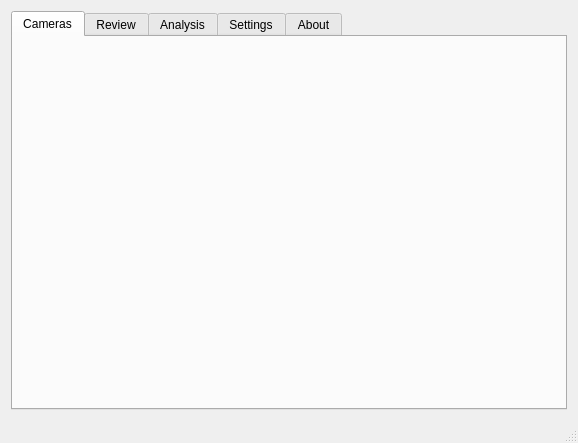
<?xml version="1.0" encoding="UTF-8"?>
<ui version="4.0">
 <class>MainWindow</class>
 <widget class="QMainWindow" name="MainWindow">
  <property name="geometry">
   <rect>
    <x>0</x>
    <y>0</y>
    <width>578</width>
    <height>443</height>
   </rect>
  </property>
  <property name="windowTitle">
   <string>Watch Dog</string>
  </property>
  <property name="windowIcon">
   <iconset resource="Resources.qrc">
    <normaloff>:/Images/Bulldog.png</normaloff>:/Images/Bulldog.png</iconset>
  </property>
  <widget class="QWidget" name="centralWidget">
   <layout class="QHBoxLayout" name="horizontalLayout">
    <item>
     <widget class="QTabWidget" name="tabWidget">
      <property name="currentIndex">
       <number>0</number>
      </property>
      <property name="iconSize">
       <size>
        <width>32</width>
        <height>32</height>
       </size>
      </property>
      <widget class="CameraPage" name="tabCameras">
       <attribute name="icon">
        <iconset resource="Resources.qrc">
         <normaloff>:/Images/Camera.png</normaloff>:/Images/Camera.png</iconset>
       </attribute>
       <attribute name="title">
        <string>Cameras</string>
       </attribute>
      </widget>
      <widget class="QWidget" name="tabReview">
       <attribute name="icon">
        <iconset resource="Resources.qrc">
         <normaloff>:/Images/History.png</normaloff>:/Images/History.png</iconset>
       </attribute>
       <attribute name="title">
        <string>Review</string>
       </attribute>
      </widget>
      <widget class="QWidget" name="tabAnalysis">
       <attribute name="icon">
        <iconset resource="Resources.qrc">
         <normaloff>:/Images/Chart.png</normaloff>:/Images/Chart.png</iconset>
       </attribute>
       <attribute name="title">
        <string>Analysis</string>
       </attribute>
      </widget>
      <widget class="SettingsPage" name="tabSettings">
       <attribute name="icon">
        <iconset resource="Resources.qrc">
         <normaloff>:/Images/Settings.png</normaloff>:/Images/Settings.png</iconset>
       </attribute>
       <attribute name="title">
        <string>Settings</string>
       </attribute>
      </widget>
      <widget class="QWidget" name="tabAbout">
       <attribute name="icon">
        <iconset resource="Resources.qrc">
         <normaloff>:/Images/About.png</normaloff>:/Images/About.png</iconset>
       </attribute>
       <attribute name="title">
        <string>About</string>
       </attribute>
       <layout class="QVBoxLayout" name="verticalLayout">
        <item>
         <widget class="QLabel" name="label">
          <property name="text">
           <string>&lt;html&gt;&lt;head/&gt;&lt;body&gt;&lt;p&gt;&lt;img src=&quot;:/Images/Bulldog.png&quot; width=&quot;200&quot;/&gt;&lt;/p&gt;&lt;p&gt;&lt;span style=&quot; font-size:12pt; font-weight:600;&quot;&gt;Watch Dog&lt;/span&gt;&lt;/p&gt;&lt;p&gt;&lt;span style=&quot; font-size:10pt;&quot;&gt;A video surveillance application&lt;/span&gt;&lt;/p&gt;&lt;p&gt;&lt;span style=&quot; font-size:10pt;&quot;&gt;by Cong Chen &amp;lt;&lt;/span&gt;&lt;a href=&quot;mailto://congchenutd@gmail.com&quot;&gt;&lt;span style=&quot; font-size:10pt; text-decoration: underline; color:#0000ff;&quot;&gt;congchenutd@gmail.com&lt;/span&gt;&lt;/a&gt;&lt;span style=&quot; font-size:10pt;&quot;&gt;&amp;gt;&lt;/span&gt;&lt;/p&gt;&lt;/body&gt;&lt;/html&gt;</string>
          </property>
          <property name="textFormat">
           <enum>Qt::RichText</enum>
          </property>
          <property name="alignment">
           <set>Qt::AlignLeading|Qt::AlignLeft|Qt::AlignTop</set>
          </property>
         </widget>
        </item>
       </layout>
      </widget>
     </widget>
    </item>
   </layout>
  </widget>
  <widget class="QMenuBar" name="menuBar">
   <property name="geometry">
    <rect>
     <x>0</x>
     <y>0</y>
     <width>578</width>
     <height>26</height>
    </rect>
   </property>
  </widget>
  <widget class="QStatusBar" name="statusBar"/>
  <action name="actionSettings">
   <property name="icon">
    <iconset resource="Resources.qrc">
     <normaloff>:/Images/Settings.png</normaloff>:/Images/Settings.png</iconset>
   </property>
   <property name="text">
    <string>Settings</string>
   </property>
  </action>
 </widget>
 <layoutdefault spacing="6" margin="11"/>
 <customwidgets>
  <customwidget>
   <class>SettingsPage</class>
   <extends>QWidget</extends>
   <header>SettingsPage.h</header>
   <container>1</container>
  </customwidget>
  <customwidget>
   <class>CameraPage</class>
   <extends>QWidget</extends>
   <header>CameraPage.h</header>
   <container>1</container>
  </customwidget>
 </customwidgets>
 <resources>
  <include location="Resources.qrc"/>
 </resources>
 <connections/>
</ui>
